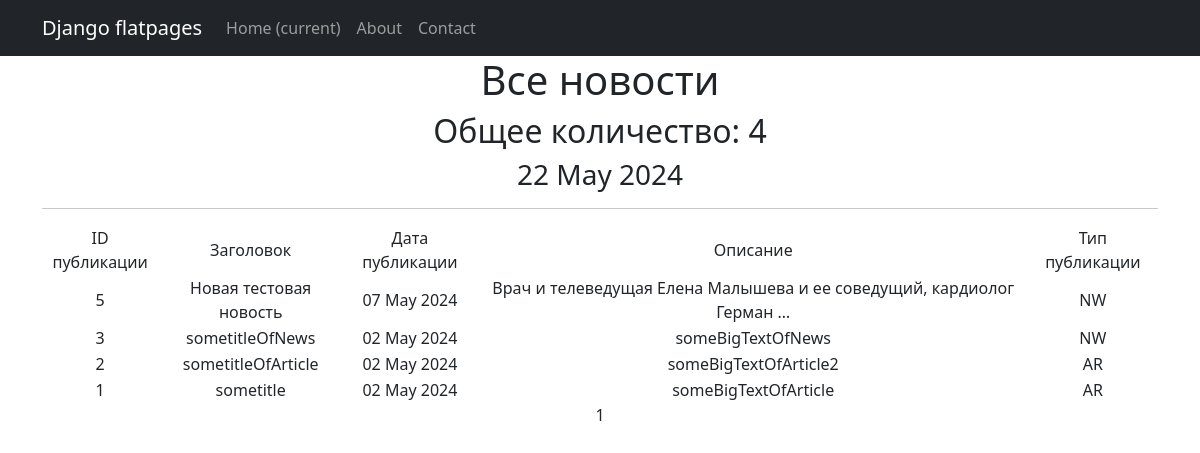
The app's page /, older data.
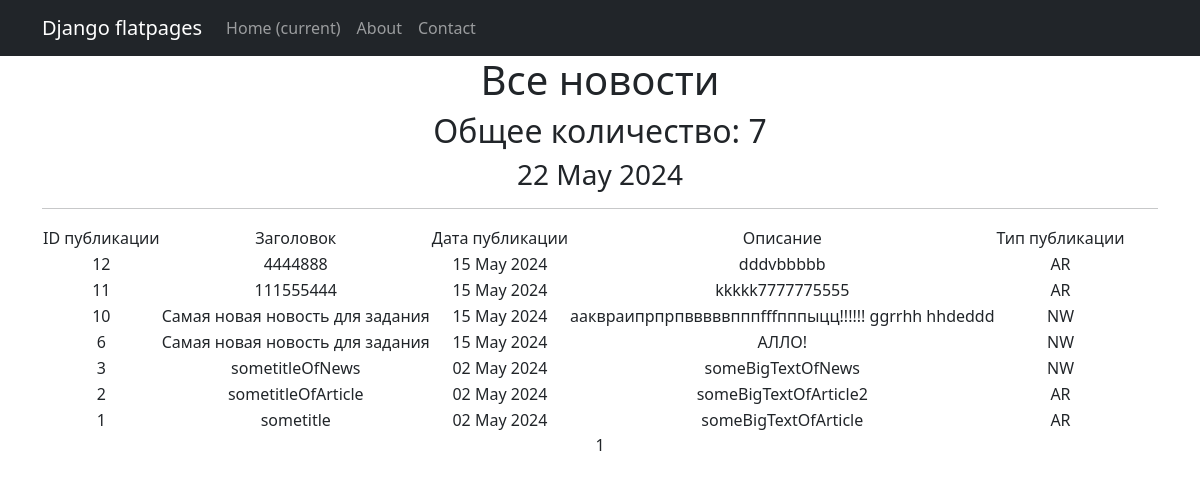
The same page, newer data.
### news/models.py (models this page shows, shortened)
class Post(models.Model):
    author = models.ForeignKey(Author,on_delete=models.CASCADE)
    Article = 'AR'
    News = 'NW'
    CATEGORY_CHOICES = (
        (Article, 'Статья'),
        (News, 'Новость')
    )
    categoryType = models.CharField(max_length=2,choices=CATEGORY_CHOICES,default=Article)
    creationTime = models.DateTimeField(auto_now_add=True)
    newsCategory = models.ManyToManyField(Category,through='PostCategory')
    title = models.CharField(max_length=128)
    text = models.TextField()
    newsRating = models.IntegerField(default=0)
    added_at = models.DateTimeField(
        auto_now=True,
    )

### news/views.py (the view)
# urls.py: path('', PostsList.as_view(),name='posts_list'),
class PostsList(ListView):
    model = Post
    ordering = '-creationTime'
    template_name = 'news.html'
    context_object_name = 'news'
    paginate_by = 10
    def get_context_data(self, **kwargs):
        context = super().get_context_data(**kwargs)
        context['time_now'] = datetime.utcnow()
        context['next_sale'] = None
        return context

### news/templatetags/custom_filters.py (called while the page is built)
@register.filter()
def censor(text):
    if not isinstance(text,str):
        raise StrException
    else:
        text_list = text.split()
        censored_text_list = []
        for word in text_list:
            clean_word = ''.join(c for c in word if c not in string.punctuation)
            if clean_word.lower() in bad_words:
                censored_word = clean_word[0] + (len(clean_word) - 1) * '*'
                censored_text_list.append(word.replace(clean_word, censored_word))
            else:
                censored_text_list.append(word)
        return ' '.join(censored_text_list)

### templates/news.html (shortened to what this page needs)
{% extends 'flatpages/default.html' %}
{% load custom_filters %}
{% block content %}
   <h1>Все новости</h1>
   <h2>Общее количество: {{ page_obj.paginator.count }}</h2>
   <h3>{{ time_now|date:'d M Y' }}</h3>
   <hr>
   {% if news %}
       <table>
           <tr>
               <td>ID публикации</td>
               <td>Заголовок</td>
               <td>Дата публикации</td>
               <td>Описание</td>
               <td>Тип публикации</td>
           </tr>
           {% for new in news %}
           <tr>
               <td>{{ new.pk }}</td>
               <td>{{ new.title|censor }}</td>
               <td>{{ new.creationTime|date:'d M Y' }}</td>
               <td>{{ new.text|truncatewords:10|censor }}</td>
               <td>{{ new.categoryType }}</td>
               <td>
               </td>
           </tr>
           {% endfor %}
       </table>
   {% else %}
       <h2>Новостей нет!</h2>
   {% endif %}
   {{ page_obj.number }}
{% endblock content %}

Row changes from the older to the newer data that the page shows:
removed Post: pk "5", title|censor "Новая тестовая новость", creationTime "07 May 2024", text|censor "Врач и телеведущая Елена Малышева и ее соведущий, кардиолог Герман …", categoryType "NW"
added Post: pk "12", title|censor "4444888", creationTime "15 May 2024", text|censor "dddvbbbbb", categoryType "AR"
added Post: pk "11", title|censor "111555444", creationTime "15 May 2024", text|censor "kkkkk7777775555", categoryType "AR"
added Post: pk "10", title|censor "Самая новая новость для задания", creationTime "15 May 2024", text|censor "ааквраипрпрпвввввпппfffпппыцц!!!!!! ggrrhh hhdeddd", categoryType "NW"
added Post: pk "6", title|censor "Самая новая новость для задания", creationTime "15 May 2024", text|censor "АЛЛО!", categoryType "NW"
Text that changed along with them:
{{ page_obj.paginator.count }}: "4" → "7"
